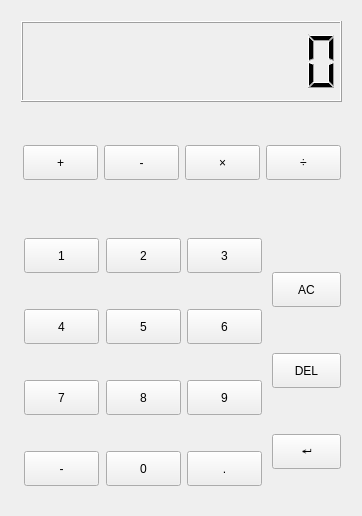
<?xml version="1.0" encoding="UTF-8"?>
<ui version="4.0">
 <class>calculator</class>
 <widget class="QWidget" name="calculator">
  <property name="geometry">
   <rect>
    <x>0</x>
    <y>0</y>
    <width>362</width>
    <height>516</height>
   </rect>
  </property>
  <property name="windowTitle">
   <string>Form</string>
  </property>
  <property name="styleSheet">
   <string notr="true">font: 14pt &quot;黑体&quot;;
font: 20pt &quot;黑体&quot;;</string>
  </property>
  <layout class="QGridLayout" name="gridLayout_2">
   <item row="0" column="0">
    <widget class="QWidget" name="widget" native="true">
     <property name="styleSheet">
      <string notr="true">background-color: rgb(255, 255, 255);
QPushButton{
	background-color: rgb(217, 217, 217);
}</string>
     </property>
     <widget class="QLCDNumber" name="lcdNumber">
      <property name="geometry">
       <rect>
        <x>10</x>
        <y>10</y>
        <width>321</width>
        <height>81</height>
       </rect>
      </property>
      <property name="digitCount">
       <number>10</number>
      </property>
     </widget>
     <widget class="QPushButton" name="Button_divide">
      <property name="geometry">
       <rect>
        <x>255</x>
        <y>134</y>
        <width>75</width>
        <height>35</height>
       </rect>
      </property>
      <property name="text">
       <string>÷</string>
      </property>
      <attribute name="buttonGroup">
       <string notr="true">buttonGroup_sign</string>
      </attribute>
     </widget>
     <widget class="QPushButton" name="Button_plus">
      <property name="geometry">
       <rect>
        <x>12</x>
        <y>134</y>
        <width>75</width>
        <height>35</height>
       </rect>
      </property>
      <property name="text">
       <string>+</string>
      </property>
      <attribute name="buttonGroup">
       <string notr="true">buttonGroup_sign</string>
      </attribute>
     </widget>
     <widget class="QPushButton" name="Button_subtract">
      <property name="geometry">
       <rect>
        <x>93</x>
        <y>134</y>
        <width>75</width>
        <height>35</height>
       </rect>
      </property>
      <property name="text">
       <string>-</string>
      </property>
      <attribute name="buttonGroup">
       <string notr="true">buttonGroup_sign</string>
      </attribute>
     </widget>
     <widget class="QPushButton" name="Button_time">
      <property name="geometry">
       <rect>
        <x>174</x>
        <y>134</y>
        <width>75</width>
        <height>35</height>
       </rect>
      </property>
      <property name="text">
       <string>×</string>
      </property>
      <attribute name="buttonGroup">
       <string notr="true">buttonGroup_sign</string>
      </attribute>
     </widget>
     <widget class="QPushButton" name="Button_9">
      <property name="geometry">
       <rect>
        <x>176</x>
        <y>369</y>
        <width>75</width>
        <height>35</height>
       </rect>
      </property>
      <property name="text">
       <string>9</string>
      </property>
      <attribute name="buttonGroup">
       <string notr="true">buttonGroup_number</string>
      </attribute>
     </widget>
     <widget class="QPushButton" name="Button_point">
      <property name="geometry">
       <rect>
        <x>176</x>
        <y>440</y>
        <width>75</width>
        <height>35</height>
       </rect>
      </property>
      <property name="text">
       <string>.</string>
      </property>
     </widget>
     <widget class="QPushButton" name="Button_0">
      <property name="geometry">
       <rect>
        <x>95</x>
        <y>440</y>
        <width>75</width>
        <height>35</height>
       </rect>
      </property>
      <property name="text">
       <string>0</string>
      </property>
      <attribute name="buttonGroup">
       <string notr="true">buttonGroup_number</string>
      </attribute>
     </widget>
     <widget class="QPushButton" name="Button_3">
      <property name="geometry">
       <rect>
        <x>176</x>
        <y>227</y>
        <width>75</width>
        <height>35</height>
       </rect>
      </property>
      <property name="text">
       <string>3</string>
      </property>
      <attribute name="buttonGroup">
       <string notr="true">buttonGroup_number</string>
      </attribute>
     </widget>
     <widget class="QPushButton" name="Button_6">
      <property name="geometry">
       <rect>
        <x>176</x>
        <y>298</y>
        <width>75</width>
        <height>35</height>
       </rect>
      </property>
      <property name="text">
       <string>6</string>
      </property>
      <attribute name="buttonGroup">
       <string notr="true">buttonGroup_number</string>
      </attribute>
     </widget>
     <widget class="QPushButton" name="Button_minus">
      <property name="geometry">
       <rect>
        <x>13</x>
        <y>440</y>
        <width>75</width>
        <height>35</height>
       </rect>
      </property>
      <property name="text">
       <string>-</string>
      </property>
     </widget>
     <widget class="QPushButton" name="Button_2">
      <property name="geometry">
       <rect>
        <x>95</x>
        <y>227</y>
        <width>75</width>
        <height>35</height>
       </rect>
      </property>
      <property name="text">
       <string>2</string>
      </property>
      <attribute name="buttonGroup">
       <string notr="true">buttonGroup_number</string>
      </attribute>
     </widget>
     <widget class="QPushButton" name="Button_8">
      <property name="geometry">
       <rect>
        <x>95</x>
        <y>369</y>
        <width>75</width>
        <height>35</height>
       </rect>
      </property>
      <property name="text">
       <string>8</string>
      </property>
      <attribute name="buttonGroup">
       <string notr="true">buttonGroup_number</string>
      </attribute>
     </widget>
     <widget class="QPushButton" name="Button_1">
      <property name="geometry">
       <rect>
        <x>13</x>
        <y>227</y>
        <width>75</width>
        <height>35</height>
       </rect>
      </property>
      <property name="text">
       <string>1</string>
      </property>
      <attribute name="buttonGroup">
       <string notr="true">buttonGroup_number</string>
      </attribute>
     </widget>
     <widget class="QPushButton" name="Button_5">
      <property name="geometry">
       <rect>
        <x>95</x>
        <y>298</y>
        <width>75</width>
        <height>35</height>
       </rect>
      </property>
      <property name="text">
       <string>5</string>
      </property>
      <attribute name="buttonGroup">
       <string notr="true">buttonGroup_number</string>
      </attribute>
     </widget>
     <widget class="QPushButton" name="Button_4">
      <property name="geometry">
       <rect>
        <x>13</x>
        <y>298</y>
        <width>75</width>
        <height>35</height>
       </rect>
      </property>
      <property name="text">
       <string>4</string>
      </property>
      <attribute name="buttonGroup">
       <string notr="true">buttonGroup_number</string>
      </attribute>
     </widget>
     <widget class="QPushButton" name="Button_7">
      <property name="geometry">
       <rect>
        <x>13</x>
        <y>369</y>
        <width>75</width>
        <height>35</height>
       </rect>
      </property>
      <property name="text">
       <string>7</string>
      </property>
      <attribute name="buttonGroup">
       <string notr="true">buttonGroup_number</string>
      </attribute>
     </widget>
     <widget class="QPushButton" name="Button_DEL">
      <property name="geometry">
       <rect>
        <x>261</x>
        <y>342</y>
        <width>69</width>
        <height>35</height>
       </rect>
      </property>
      <property name="text">
       <string>DEL</string>
      </property>
     </widget>
     <widget class="QPushButton" name="Button_13">
      <property name="geometry">
       <rect>
        <x>261</x>
        <y>423</y>
        <width>69</width>
        <height>35</height>
       </rect>
      </property>
      <property name="text">
       <string>↵</string>
      </property>
     </widget>
     <widget class="QPushButton" name="Button_AC">
      <property name="geometry">
       <rect>
        <x>261</x>
        <y>261</y>
        <width>69</width>
        <height>35</height>
       </rect>
      </property>
      <property name="text">
       <string>AC</string>
      </property>
     </widget>
    </widget>
   </item>
  </layout>
 </widget>
 <resources/>
 <connections/>
 <buttongroups>
  <buttongroup name="buttonGroup_sign"/>
  <buttongroup name="buttonGroup_number"/>
 </buttongroups>
</ui>
